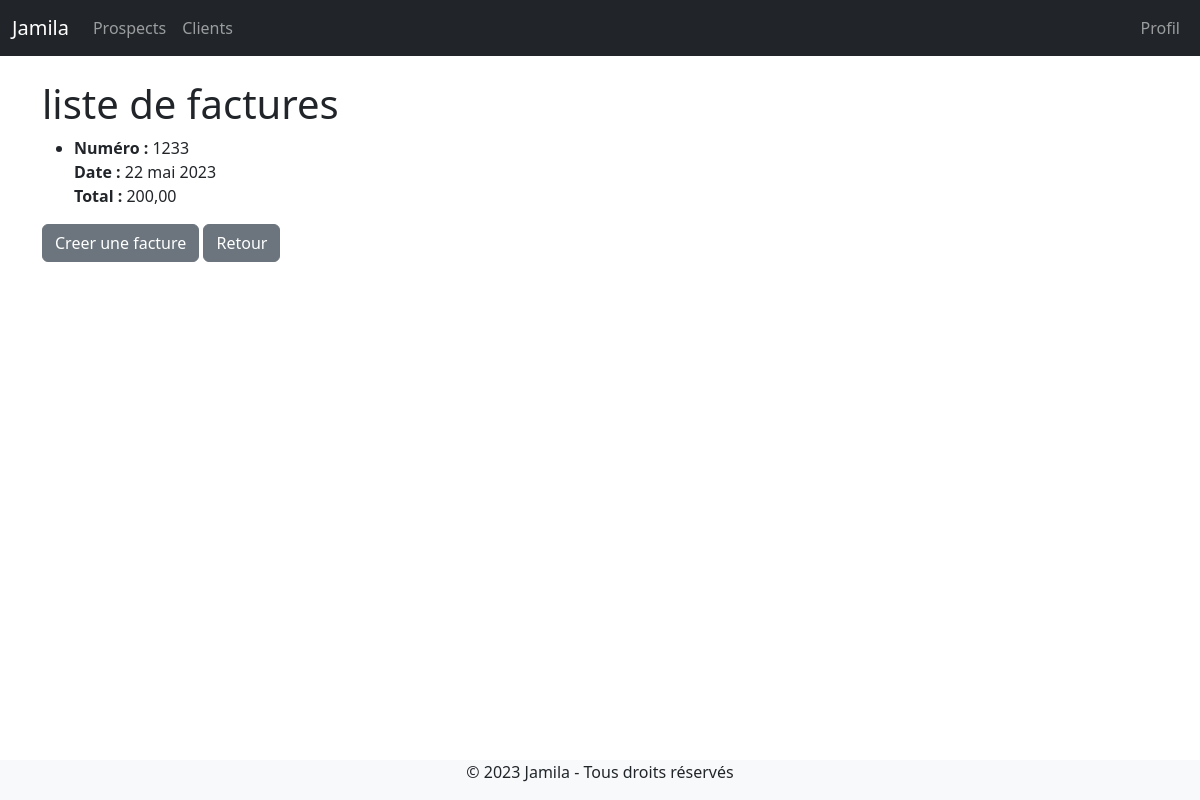
/facturation/ (signed in), run on the app's committed database.
### facturation/models.py (models this page shows, shortened)
class Facture(models.Model):
    numero = models.CharField(max_length=20)
    date = models.DateField()
    client = models.ForeignKey(Client, on_delete=models.CASCADE)
    total = models.DecimalField(max_digits=10, decimal_places=2)

### facturation/views.py (the view)
# urls.py: path("", views.factures, name="factures"),
@login_required
def factures(request):
    factures = Facture.objects.all()
    context = {'factures': factures}
    return render(request, 'factures.html', context)

### facturation/templates/factures.html
{% extends 'base.html' %}
{% block content %}
<h1> liste de factures</h1>
  {% if factures %}
    <ul>
      {% for facture in factures %}
        <li>
          <strong>Numéro :</strong> {{ facture.numero }}<br>
          <strong>Date :</strong> {{ facture.date }}<br>
          <strong>Total :</strong> {{ facture.total }}<br>
        </li>
      {% endfor %}
    </ul>
  {% else %}
    <p>Aucune facture disponible.</p>
  {% endif %}
<a href="{% url 'facturation:facturer' %}" class="btn btn-secondary">Creer une facture</a>
<a href="{% url 'website:site' %}" class="btn btn-secondary">Retour</a>
{% endblock %}

### data on the page
Facture: numero "1233", date "22 mai 2023", total "200,00"
